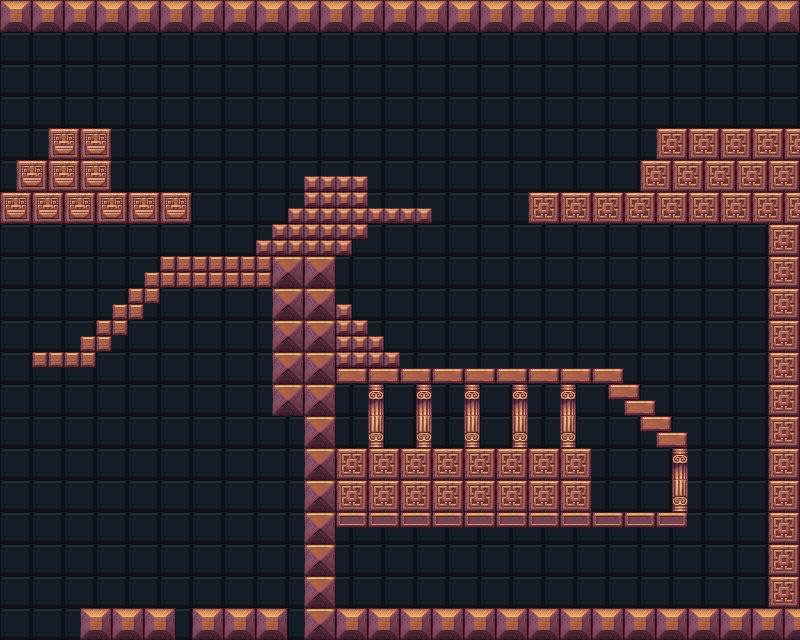

Below is a game level as drawn by its tile map, then a one-line description and the .tmx that defines it (tile-layer data replaced by summaries):
An orthogonal 50x40 tile map with 16x16 px tiles, 2 tile layers (back, layer), 2 tilesets.

<map version="1.2" tiledversion="1.2.3" orientation="orthogonal" renderorder="right-down" width="50" height="40" tilewidth="16" tileheight="16" infinite="0" nextlayerid="3" nextobjectid="1">
 <tileset firstgid="1" name="inca" tilewidth="16" tileheight="16" tilecount="140" columns="10">
  <image source="inca_front.png" width="160" height="224" />
  <tile id="0">
   <properties>
    <property name="collides" type="bool" value="true" />
   </properties>
  </tile>
  <tile id="1">
   <properties>
    <property name="collides" type="bool" value="true" />
   </properties>
  </tile>
  <tile id="2">
   <properties>
    <property name="collides" type="bool" value="true" />
   </properties>
  </tile>
  <tile id="3">
   <properties>
    <property name="collides" type="bool" value="true" />
   </properties>
  </tile>
  <tile id="4">
   <properties>
    <property name="collides" type="bool" value="true" />
   </properties>
  </tile>
  <tile id="5">
   <properties>
    <property name="collides" type="bool" value="true" />
   </properties>
  </tile>
  <tile id="6">
   <properties>
    <property name="collides" type="bool" value="true" />
   </properties>
  </tile>
  <tile id="7">
   <properties>
    <property name="collides" type="bool" value="true" />
   </properties>
  </tile>
  <tile id="8">
   <properties>
    <property name="collides" type="bool" value="true" />
   </properties>
  </tile>
  <tile id="9">
   <properties>
    <property name="collides" type="bool" value="true" />
   </properties>
  </tile>
  <tile id="10">
   <properties>
    <property name="collides" type="bool" value="true" />
   </properties>
  </tile>
  <tile id="11">
   <properties>
    <property name="collides" type="bool" value="true" />
   </properties>
  </tile>
  <tile id="12">
   <properties>
    <property name="collides" type="bool" value="true" />
   </properties>
  </tile>
  <tile id="13">
   <properties>
    <property name="collides" type="bool" value="true" />
   </properties>
  </tile>
  <tile id="14">
   <properties>
    <property name="collides" type="bool" value="true" />
   </properties>
  </tile>
  <tile id="15">
   <properties>
    <property name="collides" type="bool" value="true" />
   </properties>
  </tile>
  <tile id="16">
   <properties>
    <property name="collides" type="bool" value="true" />
   </properties>
  </tile>
  <tile id="17">
   <properties>
    <property name="collides" type="bool" value="true" />
   </properties>
  </tile>
  <tile id="18">
   <properties>
    <property name="collides" type="bool" value="true" />
   </properties>
  </tile>
  <tile id="19">
   <properties>
    <property name="collides" type="bool" value="true" />
   </properties>
  </tile>
  <tile id="20">
   <properties>
    <property name="collides" type="bool" value="true" />
   </properties>
  </tile>
  <tile id="21">
   <properties>
    <property name="collides" type="bool" value="true" />
   </properties>
  </tile>
  <tile id="22">
   <properties>
    <property name="collides" type="bool" value="true" />
   </properties>
  </tile>
  <tile id="23">
   <properties>
    <property name="collides" type="bool" value="true" />
   </properties>
  </tile>
  <tile id="24">
   <properties>
    <property name="collides" type="bool" value="true" />
   </properties>
  </tile>
  <tile id="25">
   <properties>
    <property name="collides" type="bool" value="true" />
   </properties>
  </tile>
  <tile id="26">
   <properties>
    <property name="collides" type="bool" value="true" />
   </properties>
  </tile>
  <tile id="27">
   <properties>
    <property name="collides" type="bool" value="true" />
   </properties>
  </tile>
  <tile id="28">
   <properties>
    <property name="collides" type="bool" value="true" />
   </properties>
  </tile>
  <tile id="29">
   <properties>
    <property name="collides" type="bool" value="true" />
   </properties>
  </tile>
  <tile id="30">
   <properties>
    <property name="collides" type="bool" value="true" />
   </properties>
  </tile>
  <tile id="31">
   <properties>
    <property name="collides" type="bool" value="true" />
   </properties>
  </tile>
  <tile id="32">
   <properties>
    <property name="collides" type="bool" value="true" />
   </properties>
  </tile>
  <tile id="33">
   <properties>
    <property name="collides" type="bool" value="true" />
   </properties>
  </tile>
  <tile id="34">
   <properties>
    <property name="collides" type="bool" value="true" />
   </properties>
  </tile>
  <tile id="35">
   <properties>
    <property name="collides" type="bool" value="true" />
   </properties>
  </tile>
  <tile id="36">
   <properties>
    <property name="collides" type="bool" value="true" />
   </properties>
  </tile>
  <tile id="37">
   <properties>
    <property name="collides" type="bool" value="true" />
   </properties>
  </tile>
  <tile id="38">
   <properties>
    <property name="collides" type="bool" value="true" />
   </properties>
  </tile>
  <tile id="39">
   <properties>
    <property name="collides" type="bool" value="true" />
   </properties>
  </tile>
  <tile id="40">
   <properties>
    <property name="collides" type="bool" value="true" />
   </properties>
  </tile>
  <tile id="41">
   <properties>
    <property name="collides" type="bool" value="true" />
   </properties>
  </tile>
  <tile id="42">
   <properties>
    <property name="collides" type="bool" value="true" />
   </properties>
  </tile>
  <tile id="43">
   <properties>
    <property name="collides" type="bool" value="true" />
   </properties>
  </tile>
  <tile id="44">
   <properties>
    <property name="collides" type="bool" value="true" />
   </properties>
  </tile>
  <tile id="45">
   <properties>
    <property name="collides" type="bool" value="true" />
   </properties>
  </tile>
  <tile id="46">
   <properties>
    <property name="collides" type="bool" value="true" />
   </properties>
  </tile>
  <tile id="47">
   <properties>
    <property name="collides" type="bool" value="true" />
   </properties>
  </tile>
  <tile id="48">
   <properties>
    <property name="collides" type="bool" value="true" />
   </properties>
  </tile>
  <tile id="49">
   <properties>
    <property name="collides" type="bool" value="true" />
   </properties>
  </tile>
  <tile id="50">
   <properties>
    <property name="collides" type="bool" value="true" />
   </properties>
  </tile>
  <tile id="51">
   <properties>
    <property name="collides" type="bool" value="true" />
   </properties>
  </tile>
  <tile id="52">
   <properties>
    <property name="collides" type="bool" value="true" />
   </properties>
  </tile>
  <tile id="53">
   <properties>
    <property name="collides" type="bool" value="true" />
   </properties>
  </tile>
  <tile id="54">
   <properties>
    <property name="collides" type="bool" value="true" />
   </properties>
  </tile>
  <tile id="55">
   <properties>
    <property name="collides" type="bool" value="true" />
   </properties>
  </tile>
  <tile id="56">
   <properties>
    <property name="collides" type="bool" value="true" />
   </properties>
  </tile>
  <tile id="57">
   <properties>
    <property name="collides" type="bool" value="true" />
   </properties>
  </tile>
  <tile id="58">
   <properties>
    <property name="collides" type="bool" value="true" />
   </properties>
  </tile>
  <tile id="59">
   <properties>
    <property name="collides" type="bool" value="true" />
   </properties>
  </tile>
  <tile id="60">
   <properties>
    <property name="collides" type="bool" value="true" />
   </properties>
  </tile>
  <tile id="61">
   <properties>
    <property name="collides" type="bool" value="true" />
   </properties>
  </tile>
  <tile id="62">
   <properties>
    <property name="collides" type="bool" value="true" />
   </properties>
  </tile>
  <tile id="63">
   <properties>
    <property name="collides" type="bool" value="true" />
   </properties>
  </tile>
  <tile id="64">
   <properties>
    <property name="collides" type="bool" value="true" />
   </properties>
  </tile>
  <tile id="65">
   <properties>
    <property name="collides" type="bool" value="true" />
   </properties>
  </tile>
  <tile id="66">
   <properties>
    <property name="collides" type="bool" value="true" />
   </properties>
  </tile>
  <tile id="67">
   <properties>
    <property name="collides" type="bool" value="true" />
   </properties>
  </tile>
  <tile id="68">
   <properties>
    <property name="collides" type="bool" value="true" />
   </properties>
  </tile>
  <tile id="69">
   <properties>
    <property name="collides" type="bool" value="true" />
   </properties>
  </tile>
  <tile id="70">
   <properties>
    <property name="collides" type="bool" value="true" />
   </properties>
  </tile>
  <tile id="71">
   <properties>
    <property name="collides" type="bool" value="true" />
   </properties>
  </tile>
  <tile id="72">
   <properties>
    <property name="collides" type="bool" value="true" />
   </properties>
  </tile>
  <tile id="73">
   <properties>
    <property name="collides" type="bool" value="true" />
   </properties>
  </tile>
  <tile id="74">
   <properties>
    <property name="collides" type="bool" value="true" />
   </properties>
  </tile>
  <tile id="75">
   <properties>
    <property name="collides" type="bool" value="true" />
   </properties>
  </tile>
  <tile id="76">
   <properties>
    <property name="collides" type="bool" value="true" />
   </properties>
  </tile>
  <tile id="77">
   <properties>
    <property name="collides" type="bool" value="true" />
   </properties>
  </tile>
  <tile id="78">
   <properties>
    <property name="collides" type="bool" value="true" />
   </properties>
  </tile>
  <tile id="79">
   <properties>
    <property name="collides" type="bool" value="true" />
   </properties>
  </tile>
  <tile id="80">
   <properties>
    <property name="collides" type="bool" value="true" />
   </properties>
  </tile>
  <tile id="81">
   <properties>
    <property name="collides" type="bool" value="true" />
   </properties>
  </tile>
  <tile id="82">
   <properties>
    <property name="collides" type="bool" value="true" />
   </properties>
  </tile>
  <tile id="83">
   <properties>
    <property name="collides" type="bool" value="true" />
   </properties>
  </tile>
  <tile id="84">
   <properties>
    <property name="collides" type="bool" value="true" />
   </properties>
  </tile>
  <tile id="85">
   <properties>
    <property name="collides" type="bool" value="true" />
   </properties>
  </tile>
  <tile id="86">
   <properties>
    <property name="collides" type="bool" value="true" />
   </properties>
  </tile>
  <tile id="87">
   <properties>
    <property name="collides" type="bool" value="true" />
   </properties>
  </tile>
  <tile id="88">
   <properties>
    <property name="collides" type="bool" value="true" />
   </properties>
  </tile>
  <tile id="89">
   <properties>
    <property name="collides" type="bool" value="true" />
   </properties>
  </tile>
  <tile id="90">
   <properties>
    <property name="collides" type="bool" value="true" />
   </properties>
  </tile>
  <tile id="91">
   <properties>
    <property name="collides" type="bool" value="true" />
   </properties>
  </tile>
  <tile id="92">
   <properties>
    <property name="collides" type="bool" value="true" />
   </properties>
  </tile>
  <tile id="93">
   <properties>
    <property name="collides" type="bool" value="true" />
   </properties>
  </tile>
  <tile id="94">
   <properties>
    <property name="collides" type="bool" value="true" />
   </properties>
  </tile>
  <tile id="95">
   <properties>
    <property name="collides" type="bool" value="true" />
   </properties>
  </tile>
  <tile id="96">
   <properties>
    <property name="collides" type="bool" value="true" />
   </properties>
  </tile>
  <tile id="97">
   <properties>
    <property name="collides" type="bool" value="true" />
   </properties>
  </tile>
  <tile id="98">
   <properties>
    <property name="collides" type="bool" value="true" />
   </properties>
  </tile>
  <tile id="99">
   <properties>
    <property name="collides" type="bool" value="true" />
   </properties>
  </tile>
  <tile id="100">
   <properties>
    <property name="collides" type="bool" value="true" />
   </properties>
  </tile>
  <tile id="101">
   <properties>
    <property name="collides" type="bool" value="true" />
   </properties>
  </tile>
  <tile id="102">
   <properties>
    <property name="collides" type="bool" value="true" />
   </properties>
  </tile>
  <tile id="103">
   <properties>
    <property name="collides" type="bool" value="true" />
   </properties>
  </tile>
  <tile id="104">
   <properties>
    <property name="collides" type="bool" value="true" />
   </properties>
  </tile>
  <tile id="110">
   <properties>
    <property name="collides" type="bool" value="true" />
   </properties>
  </tile>
  <tile id="111">
   <properties>
    <property name="collides" type="bool" value="true" />
   </properties>
  </tile>
  <tile id="112">
   <properties>
    <property name="collides" type="bool" value="true" />
   </properties>
  </tile>
  <tile id="113">
   <properties>
    <property name="collides" type="bool" value="true" />
   </properties>
  </tile>
  <tile id="114">
   <properties>
    <property name="collides" type="bool" value="true" />
   </properties>
  </tile>
  <tile id="120">
   <properties>
    <property name="collides" type="bool" value="true" />
   </properties>
  </tile>
  <tile id="121">
   <properties>
    <property name="collides" type="bool" value="true" />
   </properties>
  </tile>
  <tile id="122">
   <properties>
    <property name="collides" type="bool" value="true" />
   </properties>
  </tile>
  <tile id="123">
   <properties>
    <property name="collides" type="bool" value="true" />
   </properties>
  </tile>
  <tile id="124">
   <properties>
    <property name="collides" type="bool" value="true" />
   </properties>
  </tile>
  <tile id="130">
   <properties>
    <property name="collides" type="bool" value="true" />
   </properties>
  </tile>
  <tile id="131">
   <properties>
    <property name="collides" type="bool" value="true" />
   </properties>
  </tile>
  <tile id="132">
   <properties>
    <property name="collides" type="bool" value="true" />
   </properties>
  </tile>
  <tile id="133">
   <properties>
    <property name="collides" type="bool" value="true" />
   </properties>
  </tile>
 </tileset>
 <tileset firstgid="141" name="incaBack" tilewidth="16" tileheight="16" tilecount="140" columns="10">
  <grid orientation="orthogonal" width="160" height="160" />
  <image source="inca_back2.png" width="160" height="224" />
 </tileset>
 <layer id="2" name="back" width="50" height="40" opacity="0.6">
  <data>[2000 cells, 2000 non-empty, 4 distinct tile ids]</data>
 </layer>
 <layer id="1" name="layer" width="50" height="40" locked="1">
  <data>[2000 cells, 616 non-empty, 26 distinct tile ids]</data>
 </layer>
</map>
